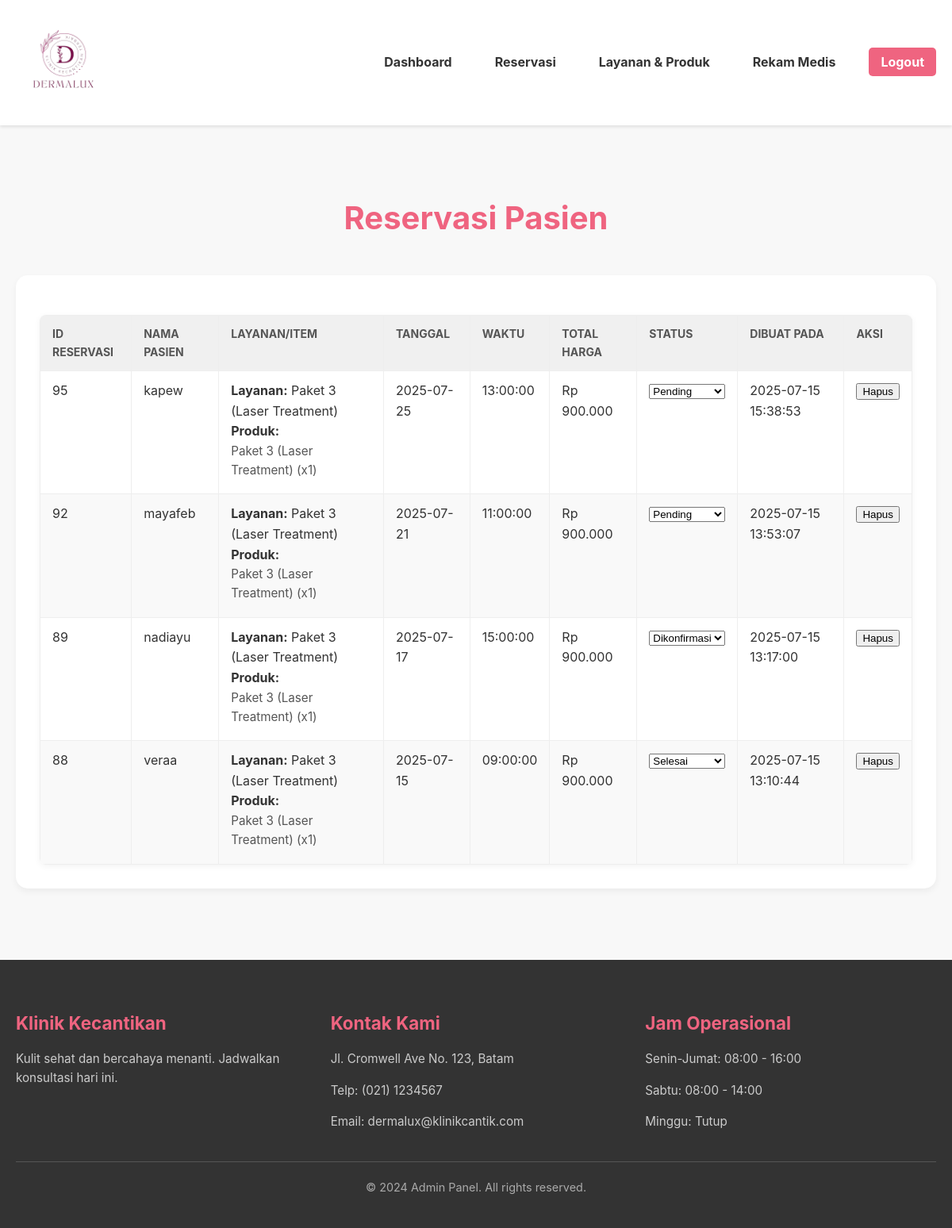
/admin/reservasi.php, run on the app's committed database.
### tables this page shows
CREATE TABLE `reservations` (
  `reservation_id` int(11) NOT NULL,
  `customer_id` int(11) DEFAULT NULL,
  `service_id` int(11) DEFAULT NULL,
  `reservation_date` date NOT NULL,
  `reservation_time` time NOT NULL,
  `total_price` decimal(10,2) NOT NULL,
  `status` enum('Pending','Dikonfirmasi','Selesai','Dibatalkan') DEFAULT 'Pending',
  `created_at` timestamp NOT NULL DEFAULT current_timestamp(),
  `doctor_id` int(11) DEFAULT NULL
);

CREATE TABLE `user` (
  `user_id` int(11) NOT NULL,
  `name` varchar(255) NOT NULL,
  `email` varchar(255) NOT NULL,
  `password` varchar(255) NOT NULL,
  `role` enum('pasien','admin','dokter') DEFAULT 'pasien'
);

CREATE TABLE `services` (
  `service_id` int(11) NOT NULL,
  `service_name` varchar(255) NOT NULL,
  `price` decimal(10,2) NOT NULL,
  `image_url` varchar(255) DEFAULT NULL,
  `description` text DEFAULT NULL,
  `duration` varchar(255) DEFAULT NULL,
  `includes` text DEFAULT NULL
);

CREATE TABLE `reservation_items` (
  `item_id` int(11) NOT NULL,
  `reservation_id` int(11) DEFAULT NULL,
  `product_name` varchar(255) NOT NULL,
  `quantity` int(11) NOT NULL,
  `price` decimal(10,2) NOT NULL
);

### admin/reservasi.php (the view, shortened to what this page needs)
<?php
include 'C:/xampp/htdocs/PROJEK-UAS/koneksi/config.php';
if (!function_exists('getReservations')) {
    function getReservations($conn) {
        $sql = "SELECT
                    r.reservation_id,
                    u.name AS customer_name,
                    s.service_name, -- Bisa NULL jika reservasi hanya produk
                    r.reservation_date AS date,
                    r.reservation_time AS time,
                    r.total_price,
                    r.status,
                    r.created_at
                FROM
                    reservations r
                JOIN
                    user u ON r.customer_id = u.user_id
                LEFT JOIN -- Gunakan LEFT JOIN karena service_id di reservations bisa NULL jika reservasi hanya produk
                    services s ON r.service_id = s.service_id
                ORDER BY
                    r.created_at DESC";
        $result = $conn->query($sql);
        $reservations = [];
        if ($result->num_rows > 0) {
            while($row = $result->fetch_assoc()) {
                $reservationId = $row['reservation_id'];
                $row['items'] = [];
                $stmt_items = $conn->prepare("SELECT product_name, quantity, price FROM reservation_items WHERE reservation_id = ?");
                if ($stmt_items) {
                    $stmt_items->bind_param("i", $reservationId);
                    $stmt_items->execute();
                    $result_items = $stmt_items->get_result();
                    while ($item = $result_items->fetch_assoc()) {
                        $row['items'][] = $item;
                    }
                } else {
                    error_log("Error preparing reservation_items statement: " . $conn->error);
                }
                $reservations[] = $row;
            }
        }
        return $reservations;
    }
}
$allReservations = getReservations($conn);
?>
<!DOCTYPE html>
<html lang="id">
<head>
    <title>Dermalux Clinik - Admin Dashboard</title> <link rel="stylesheet" href="style-A.css">
</head>
<body>
    <header>
        <div class="container">
            <div class="logo">
                <img src="../imgs/logo.png" alt="logo">
            </div>
            <nav>
                <ul>
                    <li><a href="Dasboard-A.php">Dashboard</a></li>
                    <li><a href="reservasi.php">Reservasi</a></li>
                    <li><a href="Layanan-produk.php">Layanan & Produk</a></li>
                    <li><a href="Rekamedis-A.php">Rekam Medis</a></li>
                    <li><a href="logout.php" class="login-btn">Logout</a></li>
                </ul>
            </nav>
        </div>
    </header>
    <main class="main-content">
        <div class="container">
            <h2 class="section-title">Reservasi Pasien</h2>
            <section class="recent-reservations">
                <?php if (empty($allReservations)): ?>
                    <p class="empty-status-message">Belum ada reservasi yang tercatat.</p>
                <?php else: ?>
                    <table class="status-table"> <thead>
                                <tr>
                                    <th>ID Reservasi</th>
                                    <th>Nama Pasien</th>
                                    <th>Layanan/Item</th>
                                    <th>Tanggal</th>
                                    <th>Waktu</th>
                                    <th>Total Harga</th>
                                    <th>Status</th>
                                    <th>Dibuat Pada</th>
                                    <th>Aksi</th> </tr>
                        </thead>
                        <tbody>
                            <?php foreach ($allReservations as $res): ?>
                                <tr>
                                    <td data-label="ID Reservasi"><?php echo htmlspecialchars($res['reservation_id']); ?></td>
                                    <td data-label="Nama Pasien"><?php echo htmlspecialchars($res['customer_name']); ?></td>
                                    <td data-label="Layanan/Item">
                                        <?php if (!empty($res['service_name'])): ?>
                                            <strong>Layanan:</strong> <?php echo htmlspecialchars($res['service_name']); ?><br>
                                        <?php endif; ?>
                                        <?php if (!empty($res['items'])): ?>
                                            <strong>Produk:</strong>
                                            <ul class="item-list">
                                                <?php foreach ($res['items'] as $item): ?>
                                                    <li><?php echo htmlspecialchars($item['product_name']); ?> (x<?php echo htmlspecialchars($item['quantity']); ?>)</li>
                                                <?php endforeach; ?>
                                            </ul>
                                        <?php endif; ?>
                                    </td>
                                    <td data-label="Tanggal"><?php echo htmlspecialchars($res['date']); ?></td>
                                    <td data-label="Waktu"><?php echo htmlspecialchars($res['time']); ?></td>
                                    <td data-label="Total Harga">Rp <?php echo number_format($res['total_price'], 0, ',', '.'); ?></td>
                                    <td data-label="Status">
                                        <form method="POST" style="display:inline;">
                                            <select name="new_status" onchange="this.form.submit()">
                                                <option value="Pending" <?php echo ($res['status'] == 'Pending') ? 'selected' : ''; ?>>Pending</option>
                                                <option value="Dikonfirmasi" <?php echo ($res['status'] == 'Dikonfirmasi') ? 'selected' : ''; ?>>Dikonfirmasi</option>
                                                <option value="Selesai" <?php echo ($res['status'] == 'Selesai') ? 'selected' : ''; ?>>Selesai</option>
                                            </select>
                                        </form>
                                    </td>
                                    <td data-label="Dibuat Pada"><?php echo htmlspecialchars($res['created_at']); ?></td>
                                    <td data-label="Aksi">
                                        <div class="action-buttons">
                                            <form method="POST" style="display:inline;">
                                                <button type="submit" class="delete-btn" onclick="return confirm('Apakah Anda yakin ingin menghapus reservasi ini?');">Hapus</button>
                                            </form>
                                        </div>
                                    </td>
                                </tr>
                            <?php endforeach; ?>
                        </tbody>
                    </table>
                <?php endif; ?>
            </section>
        </div>
    </main>
    <footer class="main-footer">
        <div class="footer-container">
            <div class="footer-grid">
                <div class="footer-section">
                    <h3 class="section-title">Klinik Kecantikan</h3>
                    <p class="section-text">Kulit sehat dan bercahaya menanti. Jadwalkan konsultasi hari ini.</p>
                </div>
                <div class="footer-section">
                    <h3 class="section-title">Kontak Kami</h3>
                    <p class="section-text">Jl. Cromwell Ave No. 123, Batam</p>
                    <p class="section-text">Telp: (021) 1234567</p>
                    <p class="section-text">Email: dermalux@klinikcantik.com</p>
                </div>
                <div class="footer-section">
                    <h3 class="section-title">Jam Operasional</h3>
                    <p class="section-text">Senin-Jumat: 08:00 - 16:00</p>
                    <p class="section-text">Sabtu: 08:00 - 14:00</p>
                    <p class="section-text">Minggu: Tutup</p>
                </div>
            </div>
            <div class="footer-copyright">
                &copy; 2024 Admin Panel. All rights reserved.
            </div>
        </div>
    </footer>
</body>
</html>

### admin/style-A.css (style rules this page uses)
body { font-family: 'Inter', sans-serif; background-color: #f8f8f8; margin: 0; padding: 0; line-height: 1.6; color: #333; padding-top: 170px; }
.container { max-width: 1200px; margin: 0 auto; padding: 0 20px }
header { background-color: #fff; padding: 15px 0; box-shadow: 0 2px 4px rgba(0, 0, 0, 0.1); position: fixed; width: 100%; top: 0; left: 0; z-index: 1000; }
header .container { display: flex; justify-content: space-between; align-items: center; }
.logo img { max-height: 120px; width: auto; border-radius: 8px; }
nav ul { list-style: none; margin: 0; padding: 0; display: flex; align-items: center; }
nav ul li { margin-left: 30px; }
nav ul li a { text-decoration: none; color: #333; font-weight: bold; transition: color 0.3s ease; border-radius: 8px; padding: 8px 12px; }
.login-btn { background-color: #ef6480; color: #fff !important; padding: 8px 15px; border-radius: 5px; text-decoration: none; transition: background-color 0.3s ease; }
.main-content { padding: 40px 0; }
.section-title { font-size: 2.5em; color: #ef6480; margin-bottom: 40px; text-align: center; }
.recent-reservations { background-color: #FFFFFF; padding: 30px; border-radius: 15px; box-shadow: 0 4px 8px rgba(0, 0, 0, 0.05); margin-top: 40px; }
.status-table { width: 100%; border-collapse: collapse; margin-top: 20px; background-color: #fff; border-radius: 8px; overflow: hidden; box-shadow: 0 2px 8px rgba(0, 0, 0, 0.05); }
.status-table th, .status-table td { border: 1px solid #eee; padding: 12px 15px; text-align: left; vertical-align: top; }
.status-table th { background-color: #f0f0f0; color: #555; font-size: 14px; text-transform: uppercase; }
.status-table tbody tr:nth-child(even) { background-color: #f9f9f9; }
.item-list { list-style: none; padding: 0; margin: 0; font-size: 0.95em; color: #555; }
.item-list li { margin-bottom: 5px; }
.main-footer { background-color: #333; color: #fff; padding: 40px 0; margin-top: 50px; }
.footer-container { max-width: 1200px; margin: 0 auto; padding: 0 20px; }
.footer-grid { display: grid; grid-template-columns: repeat(auto-fit, minmax(250px, 1fr)); gap: 30px; border-bottom: 1px solid #555; padding-bottom: 30px; margin-bottom: 20px; text-align: left; }
.footer-section .section-title { font-size: 1.4em; color: #ef6480; margin-bottom: 15px; text-align: left; }
.footer-section .section-text { font-size: 0.95em; line-height: 1.6; color: #ccc; margin-bottom: 8px; text-align: left; }
.footer-copyright { text-align: center; font-size: 0.9em; color: #aaa; }

### data on the page
reservations: reservation_id "95", customer.name "kapew", service.service_name "Paket 3 (Laser Treatment)", reservation_date "2025-07-25", reservation_time "13:00:00", total_price "900.000", new_status "Pending", created_at "2025-07-15 15:38:53"
reservation_items: product_name "Paket 3 (Laser Treatment)", quantity "1"
reservations: reservation_id "92", customer.name "mayafeb", service.service_name "Paket 3 (Laser Treatment)", reservation_date "2025-07-21", reservation_time "11:00:00", total_price "900.000", new_status "Pending", created_at "2025-07-15 13:53:07"
reservations: reservation_id "89", customer.name "nadiayu", service.service_name "Paket 3 (Laser Treatment)", reservation_date "2025-07-17", reservation_time "15:00:00", total_price "900.000", new_status "Dikonfirmasi", created_at "2025-07-15 13:17:00"
reservations: reservation_id "88", customer.name "veraa", service.service_name "Paket 3 (Laser Treatment)", reservation_date "2025-07-15", reservation_time "09:00:00", total_price "900.000", new_status "Selesai", created_at "2025-07-15 13:10:44"
